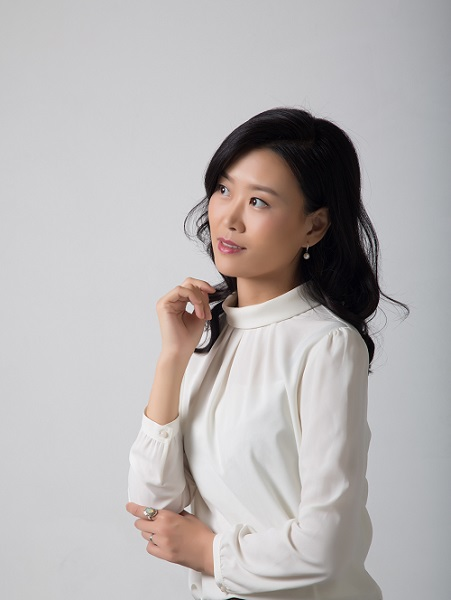
#> input picture CodeInBook/liye.jpg, 451 x 600 px
$ python 22_2.py
#> lines starting #> are read from the running program, lines starting #| are printed output that depends on the picture
import os
from sklearn.decomposition import PCA

import numpy as np
import matplotlib.pyplot as plt
import matplotlib.image as mpimg

def svdImageMatrix(om, k):
    U, S, Vt = np.linalg.svd(om)
    cmping = np.matrix(U[:, :k]) * np.diag(S[:k]) * np.matrix(Vt[:k,:])
    return cmping


def compressImage(image, k):
    redChannel = image[..., 0]
    greenChannel = image[..., 1]
    blueChannel = image[..., 2]

    cmpRed = svdImageMatrix(redChannel, k)
    cmpGreen = svdImageMatrix(greenChannel, k)
    cmpBlue = svdImageMatrix(blueChannel, k)

    newImage = np.zeros((image.shape[0], image.shape[1], 3), 'uint8')

    newImage[..., 0] = cmpRed
    newImage[..., 1] = cmpGreen
    newImage[..., 2] = cmpBlue

    return newImage


def pca(om, cn):
    ipca = PCA(cn).fit(om)
    img_c = ipca.transform(om)

    print(img_c.shape)
    print(np.sum(ipca.explained_variance_ratio_))

    temp = ipca.inverse_transform(img_c)
    print(temp.shape)

    return temp


path = 'liye.jpg'
img = mpimg.imread(path)
#> img is the input picture: shape (600, 451, 3); mean R, G, B 183.2, 179.1, 179

title = "Original Image"
plt.title(title)
plt.imshow(img)
plt.show()

weights = [100, 50, 20, 5]

for k in weights:
    newImg = compressImage(img, k)

    title = " Image after =  %s" %k
    plt.title(title)
    plt.imshow(newImg)
    plt.show()

    newname = os.path.splitext(path)[0] + '_comp_' + str(k) + '.jpg'
    mpimg.imsave(newname, newImg)
#> this loop made 4 passes
#> pass 1, in compressImage, `redChannel = image[..., 0]`:
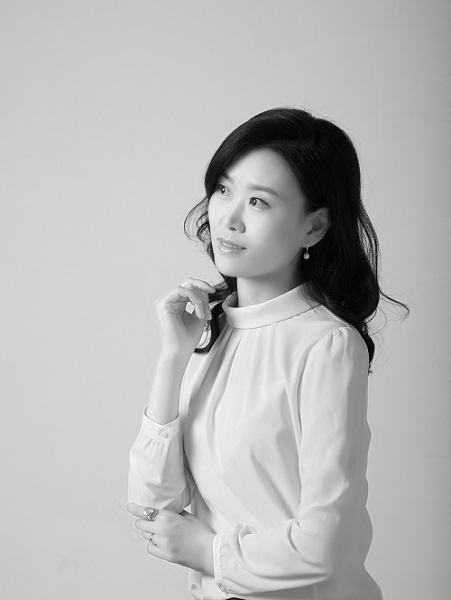
#> redChannel: shape (600, 451); min 0, max 255, mean 183.2
#> pass 1, in compressImage, `greenChannel = image[..., 1]`:
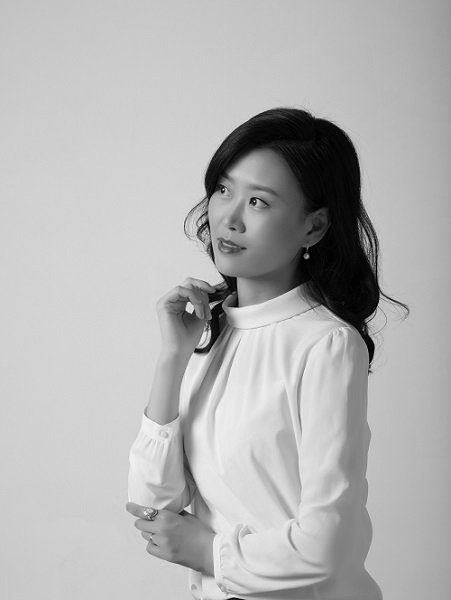
#> greenChannel: shape (600, 451); min 0, max 249, mean 179.1
#> pass 1, in compressImage, `blueChannel = image[..., 2]`:
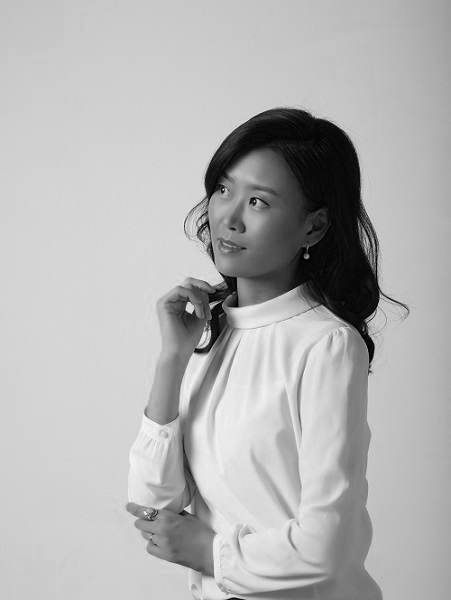
#> blueChannel: shape (600, 451); min 0, max 252, mean 179
#> pass 1, in svdImageMatrix, `U, S, Vt = np.linalg.svd(om)`:
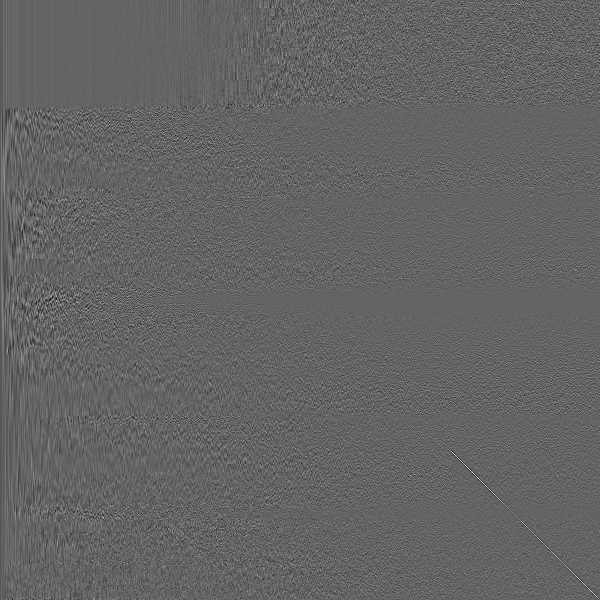
#> U: shape (600, 600) float64; min -0.316, max 0.487, mean -6.08e-05; drawn with min black and max white
#> pass 1, `plt.show()`:
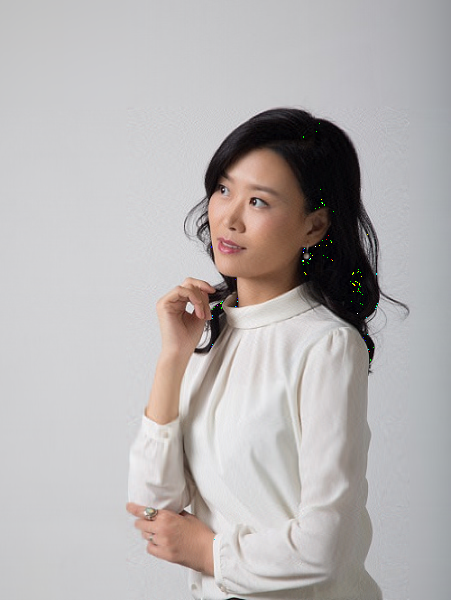
#> shown: shape (600, 451, 3); mean R, G, B 182.7, 178.7, 178.5
#> pass 2, `plt.show()`:
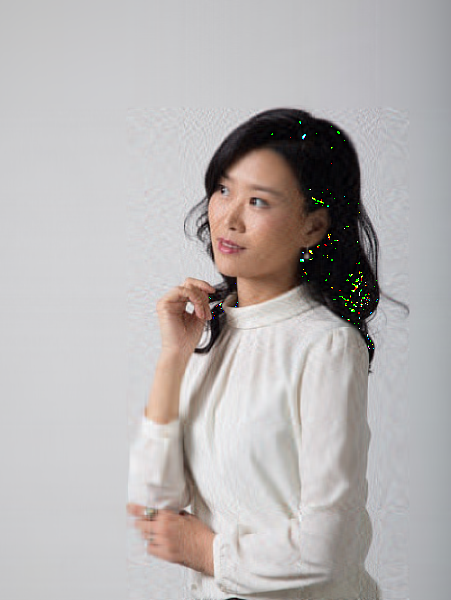
#> shown: shape (600, 451, 3); mean R, G, B 182.8, 178.9, 178.6
